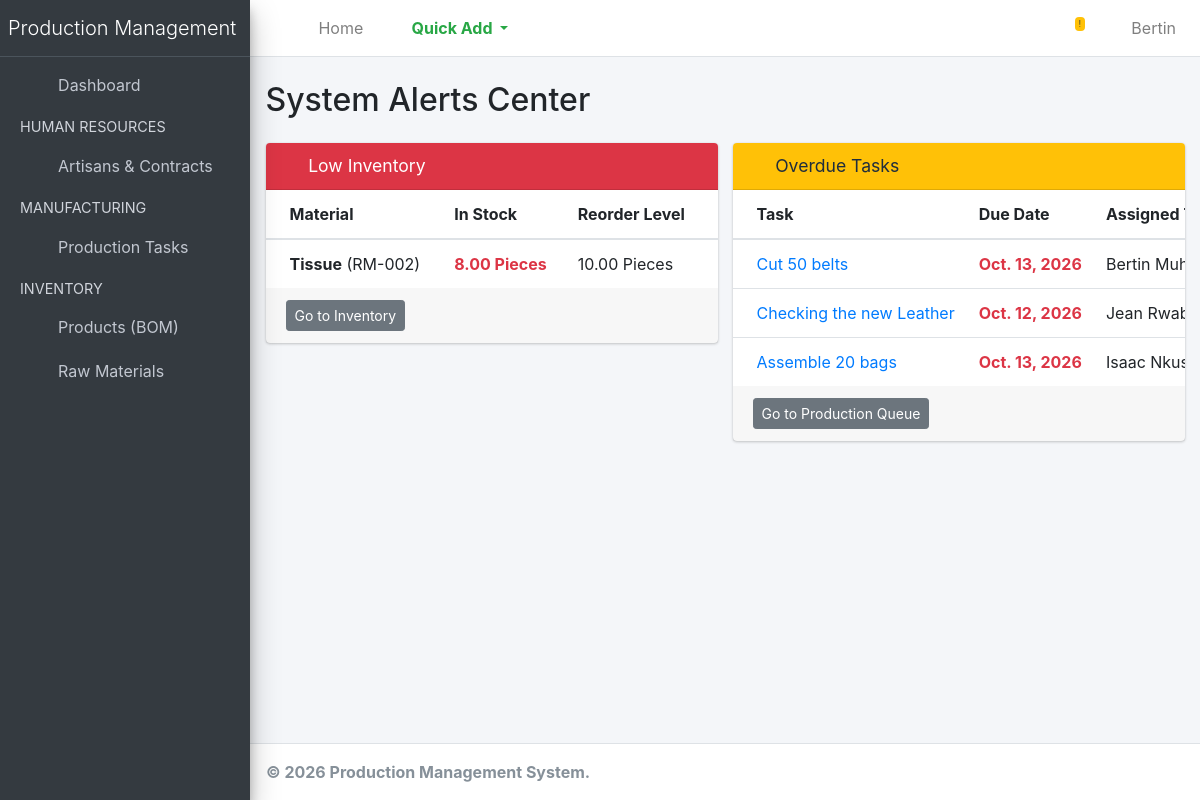
The page /production/alerts/ (signed in) on the database as committed earlier.
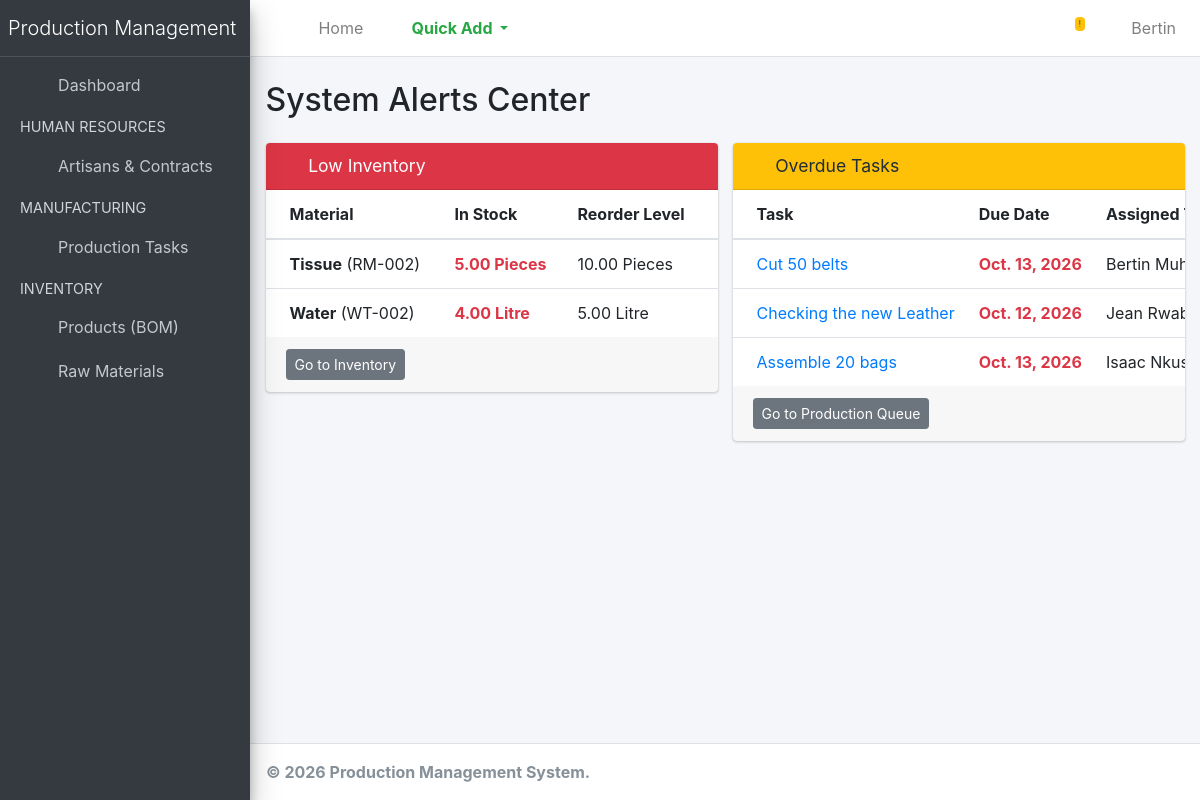
The same page on the database as committed later.
### inventory/models.py (models this page shows, shortened)
class RawMaterial(models.Model):
    code = models.CharField(max_length=20, unique=True, help_text="e.g., RM-001")
    name = models.CharField(max_length=100, help_text="e.g., Full Grain Leather")
    unit = models.CharField(max_length=20, help_text="e.g., Sq Meters, Pieces, Spools")
    quantity_in_stock = models.DecimalField(max_digits=10, decimal_places=2, default=0,
                                            validators=[MinValueValidator(0)])
    reorder_level = models.DecimalField(max_digits=10, decimal_places=2, default=0)
    unit_cost = models.DecimalField(max_digits=10, decimal_places=0, help_text="Cost in RWF")

### production/models.py (models this page shows, shortened)
class ProductionTask(models.Model):
    STATUS_CHOICES = [
        ('Pending', 'Pending'),
        ('In Progress', 'In Progress'),
        ('Completed', 'Completed'),
    ]
    title = models.CharField(max_length=200, help_text="e.g. Batch 1: Classic Belts")
    product = models.ForeignKey(Product, on_delete=models.PROTECT, related_name='tasks', null=True)
    target_quantity = models.PositiveIntegerField(default=1)
    produced_quantity = models.PositiveIntegerField(default=0)
    description = models.TextField(blank=True, null=True)
    assigned_to = models.ForeignKey(Employee, on_delete=models.SET_NULL, null=True, related_name='tasks')
    status = models.CharField(max_length=20, choices=STATUS_CHOICES, default='Pending')
    due_date = models.DateField()
    created_at = models.DateTimeField(auto_now_add=True)
    @property
    def is_overdue(self):
        if self.due_date and self.status != 'Completed':
            return self.due_date < datetime.date.today()
        return False
    def __init__(self, *args, **kwargs):
        super().__init__(*args, **kwargs)
        self._original_target = self.target_quantity if self.pk else 0

### employees/models.py (models this page shows, shortened)
class Employee(models.Model):
    first_name = models.CharField(max_length=50)
    last_name = models.CharField(max_length=50)
    department = models.ForeignKey(Department, on_delete=models.CASCADE, related_name='employees')
    hire_date = models.DateField(auto_now_add=True)
    is_active = models.BooleanField(default=True)
    def __str__(self):
        return f"{self.first_name} {self.last_name}"

### production/views.py (the view)
# urls.py: path('alerts/', views.system_alerts, name='system_alerts'),
@login_required
def system_alerts(request):
    from inventory.models import RawMaterial
    from django.db.models import F
    low_stock_materials = RawMaterial.objects.filter(quantity_in_stock__lte=F('reorder_level'))
    open_tasks = ProductionTask.objects.exclude(status='Completed')
    overdue_tasks = [task for task in open_tasks if task.is_overdue]
    return render(request, 'production/alerts.html', {
        'low_stock_materials': low_stock_materials,
        'overdue_tasks': overdue_tasks,
    })

### production/templates/production/alerts.html
{% extends 'base.html' %}
{% block content %}
<h2 class="mb-4">System Alerts Center</h2>
<div class="row">
    <div class="col-md-6">
        <div class="card card-danger">
            <div class="card-header">
                <h3 class="card-title"><i class="fas fa-ban mr-1"></i> Low Inventory</h3>
            </div>
            <div class="card-body table-responsive p-0">
                <table class="table table-hover text-nowrap">
                    <thead>
                        <tr>
                            <th>Material</th>
                            <th>In Stock</th>
                            <th>Reorder Level</th>
                        </tr>
                    </thead>
                    <tbody>
                        {% for item in low_stock_materials %}
                        <tr>
                            <td><strong>{{ item.name }}</strong> ({{ item.code }})</td>
                            <td class="text-danger font-weight-bold">{{ item.quantity_in_stock }} {{ item.unit }}</td>
                            <td>{{ item.reorder_level }} {{ item.unit }}</td>
                        </tr>
                        {% empty %}
                        <tr>
                            <td colspan="3" class="text-center text-success">Inventory levels are healthy.</td>
                        </tr>
                        {% endfor %}
                    </tbody>
                </table>
            </div>
            <div class="card-footer">
                <a href="{% url 'inventory:material_list' %}" class="btn btn-sm btn-secondary">Go to Inventory</a>
            </div>
        </div>
    </div>
    <div class="col-md-6">
        <div class="card card-warning">
            <div class="card-header">
                <h3 class="card-title"><i class="fas fa-exclamation-triangle mr-1"></i> Overdue Tasks</h3>
            </div>
            <div class="card-body table-responsive p-0">
                <table class="table table-hover text-nowrap">
                    <thead>
                        <tr>
                            <th>Task</th>
                            <th>Due Date</th>
                            <th>Assigned To</th>
                        </tr>
                    </thead>
                    <tbody>
                        {% for task in overdue_tasks %}
                        <tr>
                            <td><a href="{% url 'production:task_detail' task.pk %}">{{ task.title }}</a></td>
                            <td class="text-danger font-weight-bold">{{ task.due_date }}</td>
                            <td>{{ task.assigned_to|default:"Unassigned" }}</td>
                        </tr>
                        {% empty %}
                        <tr>
                            <td colspan="3" class="text-center text-success">No overdue tasks.</td>
                        </tr>
                        {% endfor %}
                    </tbody>
                </table>
            </div>
            <div class="card-footer">
                <a href="{% url 'production:task_list' %}" class="btn btn-sm btn-secondary">Go to Production Queue</a>
            </div>
        </div>
    </div>
</div>
{% endblock %}

Rows that differ between the two databases and show on the page:
changed RawMaterial "Tissue": quantity_in_stock "8.00" → "5.00"
added RawMaterial: name "Water", code "WT-002", quantity_in_stock "4.00", unit "Litre", reorder_level "5.00"
